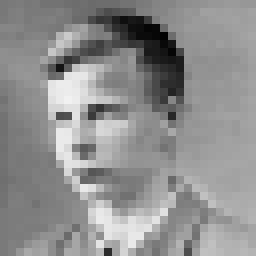
#> input picture images/karatsuba032.jpg, 32 x 32 px (shown 8 times larger)
$ jupyter execute --allow-errors convolution_comparsion-2d.ipynb
#> lines starting #> are read from the running program, lines starting #| are printed output that depends on the picture
# Basic comparsion of naive and fast convolution

[cell 1]
import numpy as np
import sympy as sy
from PIL import Image
from scipy import signal
from scipy import datasets
from matplotlib import pyplot as plt

[cell 2]
from sympy.physics.quantum import TensorProduct
from sympy import Matrix as M

#> (a cell that did not finish here is left out)

[cell 4]
from sympy import init_printing
init_printing(use_latex='png', forecolor='White', backcolor='Black')

Lets do a really basic test to compare naive with fast convolution
The input feature will be a simple 5x5 matrix and the output will be a 3x3 matrix

[cell 5]
image = Image.open('../images/karatsuba032.jpg')
#> image is the input picture: PIL image 32x32 L; min 1, max 239, mean 142.7
image

[cell 6]
plt.imshow(image)

[cell 7]
feature = np.array(image)
feature.shape
#> Out = (32, 32)

[cell 8]
# Laplace discrete operator #
weight = np.array([
    [ 0, 1, 0],
    [ 1, -4, 1],
    [ 0, 1, 0],
])
weight

Convolution with no paddin and stride 1
Using convolve2d from scipy, our gold method, it's necessary to reverse the weights to get same result of naive and fast convolution

[cell 9]
wr = weight[::-1, ::-1]
wr

[cell 10]
output = signal.convolve2d(feature, wr, mode='valid')
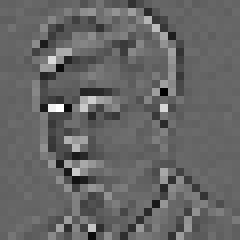
#> output: shape (30, 30) int64 (shown 8 times larger); min -271, max 404, mean -0.2; drawn with min black and max white
plt.imshow(output)

[cell 11]
output[:5, :5]
#> Out = [[-8, -10, -2, 10, -1], [6, -1, 16, -8, -7], [-19, -19, 5, 8, 7], [0, 33, 0, -6, -10], [2, -4, -6, -10, 8]]

Running naive convolution
9 multiplications and 8 aditions per output scalar

#> (a cell that did not finish here is left out)

#> (a cell that did not finish here is left out)

[cell 14]
data_small = feature[:3, :3]
#> data_small = [[118, 120, 124], [119, 125, 127], [122, 126, 127]]
data_small
#> Out has the same summary as data_small

[cell 15]
output_small = signal.convolve2d(data_small, wr)
#> output_small = [[0, 118, 120, 124, 0], [118, -233, -113, -249, 124], [119, -111, -8, -132, 127], [122, -243, -130, -255, 127], [0, 122, 126, 127, 0]]
output_small
#> Out has the same summary as output_small

[cell 16]
data_big = feature[:5, :5]
#> data_big = [[118, 120, 124, 118, 122], [119, 125, 127, 122, 120], [122, 126, 127, 121, 125], [135, 136, 133, 126, 125], [129, 131, 124, 130, 133]]
data_big
#> Out has the same summary as data_big
